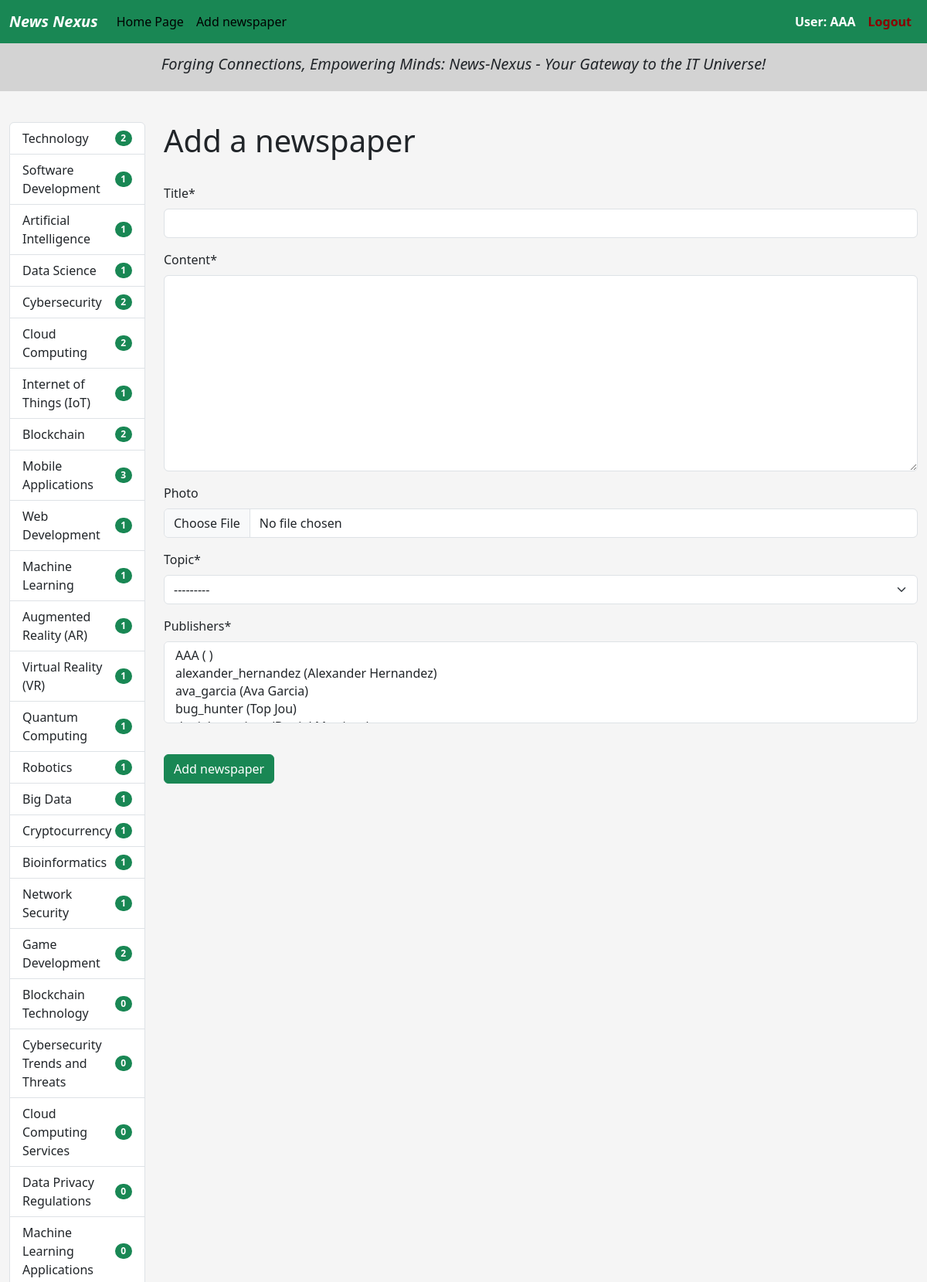
The page /newspaper/create-newspaper/ (signed in, upper part) on the database its author committed.
### newspaper_agency/models.py (models this page shows)
class Redactor(AbstractUser):
    years_of_experience = models.IntegerField(default=0)
    class Meta:
        ordering = ("username", "first_name", "last_name",)
        verbose_name = "redactor"
        verbose_name_plural = "redactors"
    def __str__(self) -> str:
        return f"{self.username} ({self.first_name} {self.last_name})"

class Topic(models.Model):
    name = models.CharField(max_length=255, unique=True, db_index=True)
    class Meta:
        ordering = ("name",)
    def __str__(self) -> str:
        return self.name

### newspaper_agency/views.py (the view, shortened to what this page needs)
# urls.py: path("newspaper/create-newspaper/", CreateNewspaperView.as_view(), name="create-newspaper"),
class CreateNewspaperView(LoginRequiredMixin, CreateView):
    model = Newspaper
    fields = "__all__"
    template_name = "newspaper_agency/create_newspaper.html"

### newspaper_agency/templatetags/newspaper_tags.py (called while the page is built)
@register.inclusion_tag('newspaper_agency/topics_list.html')
def show_topics():
    topics = Topic.objects.annotate(cnt=Count('newspapers'))
    return {'topics': topics}

### newspaper_agency/templates/newspaper_agency/create_newspaper.html (shortened to what this page needs)
{% extends "base.html" %}
{% load crispy_forms_filters %}
{% block sidebar %}
  {% include "includes/sidebar.html" %}
{% endblock %}
{% block content %}
  <h1>Add a newspaper</h1>
  <br>
    <form action="{% url "newspaper-agency:create-newspaper" %}" method="post">
      {{ form|crispy }}
      <br>
      <button type="submit" class="btn btn-success btn-block">Add newspaper</button>
    </form>
{% endblock %}

### templates/includes/navbar.html (shortened to what this page needs)
<nav class="navbar navbar-expand-lg bg-success">
  <div class="container-fluid">
    <a class="navbar-brand"
       href="{% url "newspaper-agency:newspaper-home" %}"
       style="color: white">
      <strong><i>News Nexus</i></strong>
    </a>
    <div class="collapse navbar-collapse" id="navbarNav">
      <ul class="navbar-nav">
        <li class="nav-item">
          <a class="nav-link active" aria-current="page" href="{% url "newspaper-agency:newspaper-home" %}">Home Page</a>
        </li>
        {% if request.user.is_authenticated %}
          <li class="nav-item">
            <a class="nav-link active" aria-current="page" href="{% url "newspaper-agency:create-newspaper" %}">Add newspaper</a>
          </li>
        {% endif %}
      </ul>
      <ul class="navbar-nav ms-auto">
        {% if request.user.is_authenticated %}
          <li class="nav-item">
            <a class="nav-link active"
               aria-current="page"
               href="{{ user.get_absolute_url }}"
               style="color: white">
              <strong>User: {{ user.get_username }}</strong>
            </a>
          </li>
          <li class="nav-item">
            <a class="nav-link active"
               aria-current="page"
               href="{% url 'newspaper-agency:logout' %}"
               style="color: darkred">
              <strong>Logout</strong>
            </a>
          </li>
        {% endif %}
      </ul>
    </div>
  </div>
</nav>

### newspaper_agency/templates/newspaper_agency/topics_list.html
<div class="list-group">
  {% for topic in topics %}
    <a href="{% url 'newspaper-agency:get-topic-info' pk=topic.pk %}" class="list-group-item list-group-item-action d-flex justify-content-between align-items-center">
      {{ topic.name }}
      <span class="badge bg-success rounded-pill">{{ topic.cnt }}</span>
    </a>
  {% endfor %}
</div>

### news_nexus/static/css/styles.css (style rules this page uses)
body { background-color: whitesmoke; }
.navbar-nav .nav-link.active { color: black; }

### rows shown on the page
Redactor: get_username "AAA"
Topic: name "Technology", cnt "2"
Topic: name "Software Development", cnt "1"
Topic: name "Artificial Intelligence", cnt "1"
Topic: name "Data Science", cnt "1"
Topic: name "Cybersecurity", cnt "2"
Topic: name "Cloud Computing", cnt "2"
Topic: name "Internet of Things (IoT)", cnt "1"
Topic: name "Blockchain", cnt "2"
Topic: name "Mobile Applications", cnt "3"
Topic: name "Web Development", cnt "1"
Topic: name "Machine Learning", cnt "1"
Topic: name "Augmented Reality (AR)", cnt "1"
Topic: name "Virtual Reality (VR)", cnt "1"
Topic: name "Quantum Computing", cnt "1"
Topic: name "Robotics", cnt "1"
Topic: name "Big Data", cnt "1"
Topic: name "Cryptocurrency", cnt "1"
Topic: name "Bioinformatics", cnt "1"
Topic: name "Network Security", cnt "1"
Topic: name "Game Development", cnt "2"
Topic: name "Blockchain Technology", cnt "0"
Topic: name "Cybersecurity Trends and Threats", cnt "0"
Topic: name "Cloud Computing Services", cnt "0"
Topic: name "Data Privacy Regulations", cnt "0"
Topic: name "Machine Learning Applications", cnt "0"
